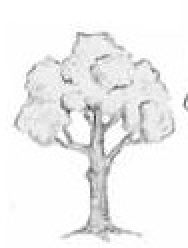
#> input picture sample.jpg, 94 x 124 px (shown 2 times larger)
$ python mathtemplatenosize.py
#> lines starting #> are read from the running program, lines starting #| are printed output that depends on the picture; after the words box and inside, x2 and y2 are one past the last pixel; in counts of white or black regions, pixels touching at a corner belong together
# import the necessary packages
import numpy as np
import cv2

# load the image image, convert it to grayscale, and detect edges
template = cv2.imread('sample.jpg')
#> template is the input picture: shape (124, 94, 3); min 59, max 255, mean 240.1
template = cv2.cvtColor(template, cv2.COLOR_BGR2GRAY)
#> template: shape (124, 94)
template = cv2.Canny(template, 50, 200)
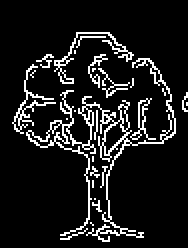
#> template: shape (124, 94) (shown 2 times larger); 10.6% white in thin lines or dots, all inside (x1, y1, x2, y2) = (6, 16, 94, 121)
(tH, tW) = template.shape[:2]
#> tH = 124; tW = 94
cv2.imshow("Template", template)
# load the image, convert it to grayscale, and initialize the
# bookkeeping variable to keep track of the matched region
image = cv2.imread('test.jpg')
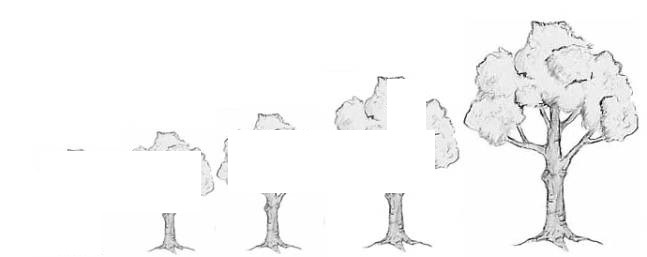
#> input picture test.jpg, 647 x 257 px
#> image is the input picture: shape (257, 647, 3); min 0, max 255, mean 247.7
gray = cv2.cvtColor(image, cv2.COLOR_BGR2GRAY)
found = None

# loop over the scales of the image
for scale in np.linspace(0.2, 1.0, 20)[::-1]:
	# resize the image according to the scale, and keep track of the ratio of the resizing
    resized = cv2.resize(image, (0, 0), fx=scale, fy=scale)
    r = gray.shape[1] / float(resized.shape[1])
    # if the resized image is smaller than the template, then break	from the loop
    if resized.shape[0] < tH or resized.shape[1] < tW:
        break
    # detect edges in the resized, grayscale image and apply template matching to find the template in the image
    edged = cv2.Canny(resized, 50, 200)
    result = cv2.matchTemplate(edged, template, cv2.TM_CCOEFF)
    (_, maxVal, _, maxLoc) = cv2.minMaxLoc(result)
    clone = np.dstack([edged, edged, edged])
    cv2.rectangle(clone, (maxLoc[0], maxLoc[1]),
		(maxLoc[0] + tW, maxLoc[1] + tH), (0, 0, 255), 2)
    cv2.imshow("Visualize", clone)
    cv2.waitKey(0)
    # if we have found a new maximum correlation value, then update the bookkeeping variable
    if found is None or maxVal > found[0]:
        found = (maxVal, maxLoc, r)
#> this loop made 14 passes
#> (maxVal, found) on passes 1, 4, 7, 13: (9540154, (9540154, (505, 83), 1)), (12717184, (12717184, (99, 99), 1.15)), (13029141, (13029141, (154, 68), 1.34)), (15276412, (15276412, (225, 0), 2.02))
#> (maxVal, maxLoc) on passes 2, 3, 5, 6, 8, 9: (9089138, (481, 82)), (8996489, (456, 81)), (9137416, (92, 90)), (10150192, (166, 78)), (9451138, (342, 39)), (9188694, (330, 23))
#> pass 1, `result = cv2.matchTemplate(edged, template, cv2.TM_CCOEFF)`:
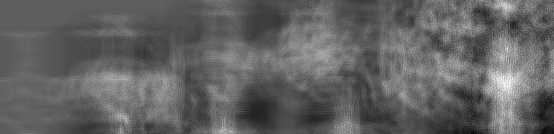
#> result: shape (134, 554) float32; min -5723549.5, max 9540154, mean 184114.6; drawn with min black and max white
#> pass 1, `cv2.imshow("Visualize", clone)`:
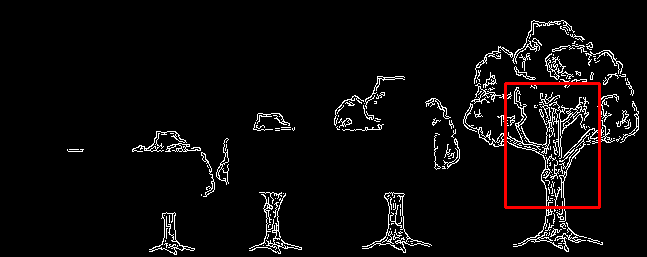
#> window 'Visualize': shape (257, 647, 3); mean B, G, R 10.7, 10.7, 12.7
#> after the loop:
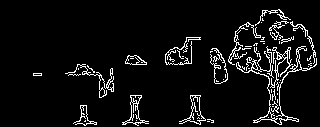
#> edged: shape (127, 320); 6.3% white in thin lines or dots, all inside (x1, y1, x2, y2) = (33, 9, 317, 126)
#> after the loop:
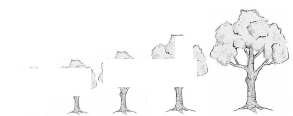
#> resized: shape (116, 293, 3); min 33, max 255, mean 247.7
    # unpack the bookkeeping varaible and compute the (x, y) coordinates of the bounding box based on the resized ratio
(_, maxLoc, r) = found
#> r = 2.02
(startX, startY) = (int(maxLoc[0] * r), int(maxLoc[1] * r))
#> startX = 454; startY = 0
(endX, endY) = (int((maxLoc[0] + tW) * r), int((maxLoc[1] + tH) * r))
#> endX = 644; endY = 250
# draw a bounding box around the detected result and display the image
cv2.rectangle(image, (startX, startY), (endX, endY), (0, 0, 255), 2)
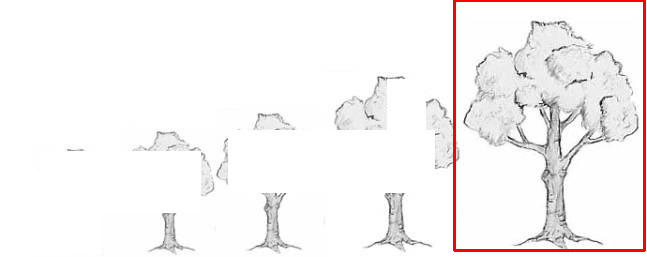
#> image: shape (257, 647, 3); 1.47% of pixels changed, all inside (x1, y1, x2, y2) = (453, 0, 646, 252)
cv2.imshow("Image", image)
cv2.waitKey(0)
